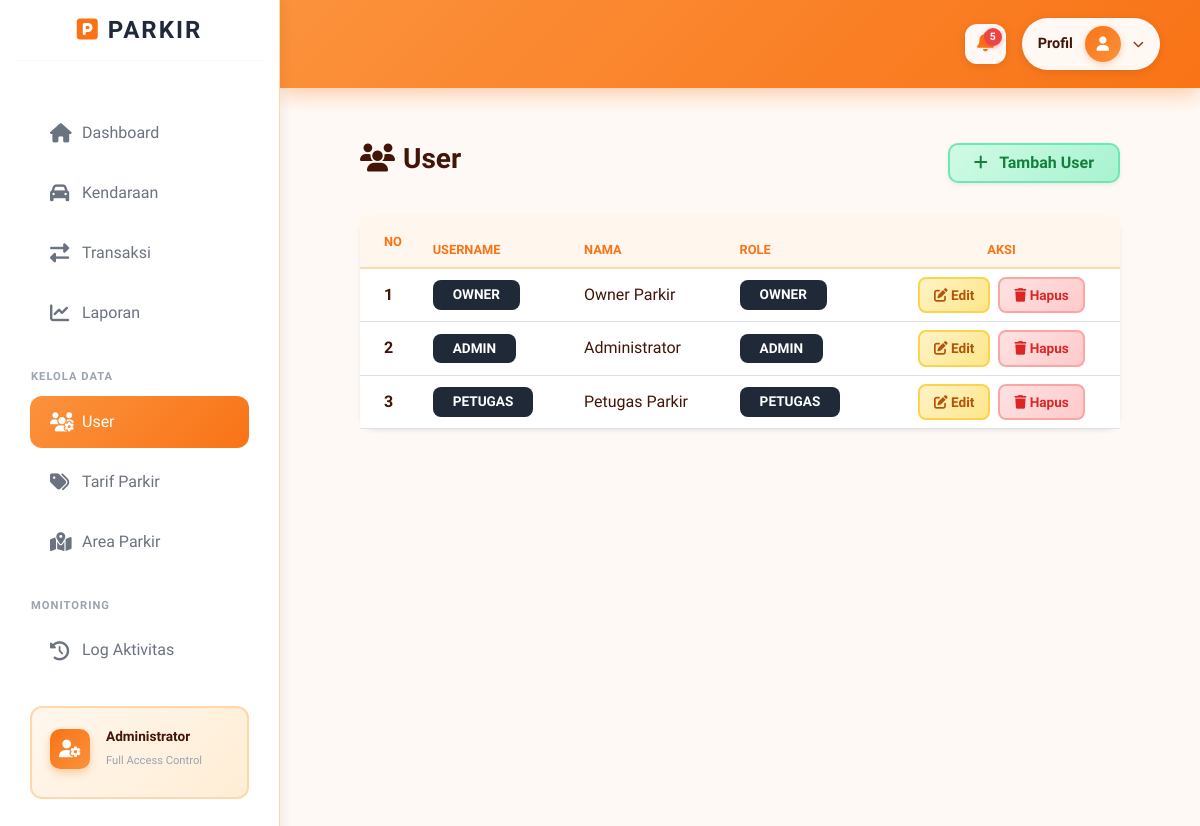
The app's page /index.php?c=User&m=index (signed in) with its own data.
### tables this page shows
CREATE TABLE `tb_user` (
  `id_user` int NOT NULL,
  `username` varchar(50) NOT NULL,
  `password` varchar(255) NOT NULL,
  `nama_lengkap` varchar(100) NOT NULL,
  `role` enum('admin','petugas','owner') NOT NULL,
  `status_aksi` tinyint(1) DEFAULT '1'
);

### controllers/UserController.php (called while the page is built, shortened)
<?php
class UserController {
    public function index() {
        $model = new UserModel();
        $data = $model->all();
        include "views/user/index.php";
    }
}

### config/database.php (called while the page is built)
<?php
class Database {
    public static function connect() {
        $host     = "localhost";
        $dbname   = "db_parkir";
        $username = "root";
        $password = "";
        try {
            $pdo = new PDO("mysql:host=$host;dbname=$dbname;charset=utf8", $username, $password);
            $pdo->setAttribute(PDO::ATTR_ERRMODE, PDO::ERRMODE_EXCEPTION);
            $pdo->exec("SET time_zone = '+07:00'");
            return $pdo;
        } catch (PDOException $e) {
            die("Koneksi database gagal: " . $e->getMessage());
        }
    }
}

### models/UserModel.php (called while the page is built, shortened)
<?php
class UserModel {
  private $db;
  function __construct(){
    $this->db = Database::connect();
  }
  function all(){
    $q = $this->db->query("SELECT * FROM tb_user ORDER BY FIELD(role, 'owner', 'admin', 'petugas')");
    return $q->fetchAll(PDO::FETCH_ASSOC);
  }
}

### views/user/index.php (the view, shortened to what this page needs)
<?php include "views/layout/header.php"; ?>
<link rel="stylesheet" href="assets/css/halaman.css">
<div class="container-fluid py-4">
    <div class="page-header-section d-flex justify-content-between align-items-center">
        <div>
            <h3 class="page-title"><i class="fas fa-users me-2"></i>User</h3>
        </div>
        <a href="index.php?c=User&m=create" class="btn shadow-sm px-4"
           style="background: linear-gradient(135deg, #d1fae5, #a7f3d0); color: #15803d; border: 2px solid #6ee7b7; font-weight: 600; border-radius: 10px;">
            <i class="fas fa-plus me-2"></i> Tambah User
        </a>
    </div>
    <div class="card border-0 shadow-sm" style="border-radius: 15px;">
        <div class="card-body p-0">
            <div class="table-responsive">
                <table class="table table-hover align-middle m-0">
                    <thead class="table-dark">
                        <tr>
                            <th class="py-3 ps-4">No</th>
                            <th>Username</th>
                            <th>Nama</th>
                            <th>Role</th>
                            <th class="text-center">Aksi</th>
                        </tr>
                    </thead>
                    <tbody>
                        <?php if (!empty($data)): ?>
                            <?php $no=1; foreach($data as $d): ?>
                            <tr>
                                <td class="ps-4"><?= $no++ ?></td>
                                <td><span class="badge text-uppercase" style="background: #1f2937; color: white; padding: 8px 20px; border-radius: 8px; font-weight: 600; font-size: 0.85rem;"><?= $d['username'] ?></span></td>
                                <td><?= $d['nama_lengkap'] ?? $d['nama'] ?? $d['nama_user'] ?? '-' ?></td>
                                <td>
                                    <span class="badge text-uppercase" style="background: #1f2937; color: white; padding: 8px 20px; border-radius: 8px; font-weight: 600; font-size: 0.85rem;"><?= $d['role'] ?></span>
                                </td>
                                <td class="text-center">
                                    <a href="index.php?c=User&m=edit&id=<?= $d['id_user'] ?>" class="btn btn-sm me-1"
                                       style="background: linear-gradient(135deg, #fef3c7, #fde68a); color: #b45309; border: 2px solid #fcd34d; font-weight: 600; border-radius: 8px; padding: 6px 12px;">
                                        <i class="fas fa-edit"></i> Edit
                                    </a>
                                    <a href="index.php?c=User&m=delete&id=<?= $d['id_user'] ?>"
                                       onclick="return confirm('Yakin hapus user ini?')"
                                       class="btn btn-sm"
                                       style="background: linear-gradient(135deg, #fee2e2, #fecaca); color: #dc2626; border: 2px solid #fca5a5; font-weight: 600; border-radius: 8px; padding: 6px 12px;">
                                        <i class="fas fa-trash"></i> Hapus
                                    </a>
                                </td>
                            </tr>
                            <?php endforeach; ?>
                        <?php endif; ?>
                    </tbody>
                </table>
            </div>
        </div>
    </div>
</div>
<?php include "views/layout/footer.php"; ?>

### assets/css/halaman.css (style rules this page uses)
:root { --sidebar-width: 280px; --bg-body: #fff9f5; --bg-sidebar: #ffffff; --accent-color: #f97316; --accent-light: #fff7ed; --text-main: #431407; --text-muted: #9a3412; --border-color: #fed7aa; }
body { font-family: 'Plus Jakarta Sans', sans-serif; background-color: var(--bg-body) !important; color: var(--text-main); }
.table { position: relative; z-index: 1; }
.table thead th { background-color: var(--accent-light) !important; color: var(--accent-color) !important; border-bottom: 2px solid var(--border-color) !important; text-transform: uppercase; font-size: 0.8rem; position: relative; z-index: 1; }
.table tbody td { color: var(--text-main) !important; font-weight: 500; }
.table tbody td:first-child { font-weight: 700; }
.btn-sm { padding: 6px 14px !important; font-size: 0.85rem !important; border-radius: 8px !important; }
.page-title { font-size: 1.75rem !important; font-weight: 700 !important; color: #431407 !important; margin-bottom: 0.5rem !important; font-family: 'Plus Jakarta Sans', sans-serif !important; line-height: 1.2 !important; }
.page-header-section { margin-bottom: 2rem !important; }
h3.page-title, h5.page-title { font-size: 1.75rem !important; font-weight: 700 !important; }
#content, .container-fluid { background-color: #fff9f5 !important; }
.card { background: white !important; }
.card, .table-responsive, table, tbody, thead { position: relative !important; z-index: 1 !important; }

### views/layout/header.php (style rules this page uses)
body { font-family: 'Plus Jakarta Sans', sans-serif; margin: 0; }
.container-fluid { padding: 0 40px 40px 40px; }
.container-fluid { position: relative !important; z-index: 1 !important; }
.card, .card-custom, .table-responsive, table { position: relative !important; z-index: 1 !important; }

### records on screen
tb_user: username "OWNER", nama_lengkap "Owner Parkir", role "OWNER"
tb_user: username "ADMIN", nama_lengkap "Administrator", role "ADMIN"
tb_user: username "PETUGAS", nama_lengkap "Petugas Parkir", role "PETUGAS"

### other values on screen
$jumlah_keluar "5"
